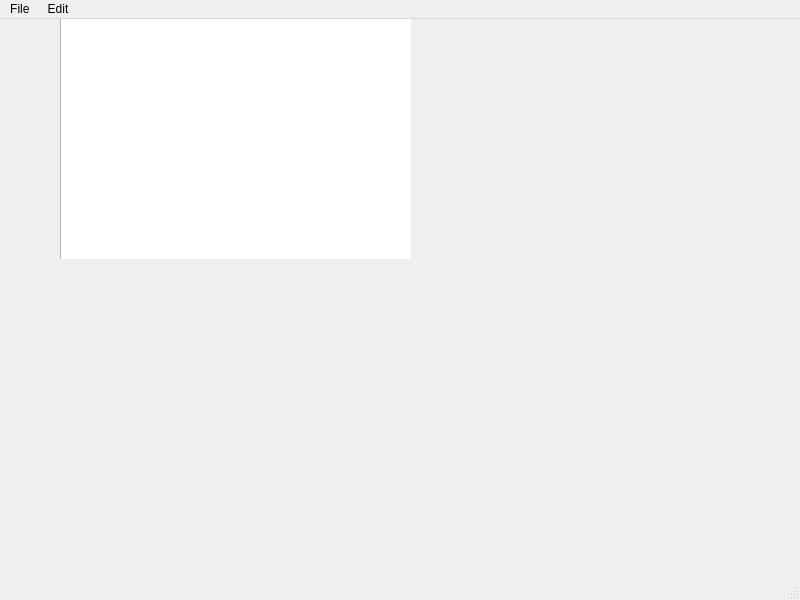
<?xml version="1.0" encoding="UTF-8"?>
<ui version="4.0">
 <class>MainWindow</class>
 <widget class="QMainWindow" name="MainWindow">
  <property name="geometry">
   <rect>
    <x>0</x>
    <y>0</y>
    <width>800</width>
    <height>600</height>
   </rect>
  </property>
  <property name="windowTitle">
   <string>MainWindow</string>
  </property>
  <widget class="QWidget" name="centralwidget">
   <widget class="QFrame" name="frame">
    <property name="geometry">
     <rect>
      <x>60</x>
      <y>-41</y>
      <width>351</width>
      <height>281</height>
     </rect>
    </property>
    <property name="frameShape">
     <enum>QFrame::StyledPanel</enum>
    </property>
    <property name="frameShadow">
     <enum>QFrame::Raised</enum>
    </property>
    <widget class="QWidget" name="widget" native="true">
     <property name="geometry">
      <rect>
       <x>-20</x>
       <y>30</y>
       <width>401</width>
       <height>301</height>
      </rect>
     </property>
     <widget class="QTextEdit" name="textEdit">
      <property name="geometry">
       <rect>
        <x>20</x>
        <y>10</y>
        <width>421</width>
        <height>291</height>
       </rect>
      </property>
     </widget>
    </widget>
   </widget>
  </widget>
  <widget class="QMenuBar" name="menubar">
   <property name="geometry">
    <rect>
     <x>0</x>
     <y>0</y>
     <width>800</width>
     <height>22</height>
    </rect>
   </property>
   <widget class="QMenu" name="menufile">
    <property name="title">
     <string>File </string>
    </property>
    <addaction name="actioncopy"/>
    <addaction name="actionOpen"/>
    <addaction name="separator"/>
    <addaction name="actionSave"/>
    <addaction name="actionSave_As"/>
    <addaction name="actionAbout_Me"/>
   </widget>
   <widget class="QMenu" name="menuEdit">
    <property name="title">
     <string>Edit</string>
    </property>
    <addaction name="actionCut"/>
    <addaction name="actionPaste"/>
    <addaction name="separator"/>
    <addaction name="actionUndo"/>
    <addaction name="actionRedo"/>
    <addaction name="actioncopy_2"/>
    <addaction name="actionSuperscript"/>
    <addaction name="actionSubscript"/>
   </widget>
   <addaction name="menufile"/>
   <addaction name="menuEdit"/>
  </widget>
  <widget class="QStatusBar" name="statusbar"/>
  <action name="actionOpen">
   <property name="text">
    <string>Open</string>
   </property>
  </action>
  <action name="actionType_Here">
   <property name="text">
    <string>Type Here</string>
   </property>
  </action>
  <action name="actionSave">
   <property name="text">
    <string>Save</string>
   </property>
  </action>
  <action name="actionSave_As">
   <property name="text">
    <string>Save As</string>
   </property>
  </action>
  <action name="actioncopy">
   <property name="text">
    <string>New</string>
   </property>
  </action>
  <action name="actionCut">
   <property name="text">
    <string>Cut</string>
   </property>
  </action>
  <action name="actionPaste">
   <property name="text">
    <string>Paste</string>
   </property>
  </action>
  <action name="actionUndo">
   <property name="text">
    <string>Undo</string>
   </property>
  </action>
  <action name="actionRedo">
   <property name="text">
    <string>Redo</string>
   </property>
  </action>
  <action name="actioncopy_2">
   <property name="text">
    <string>Copy</string>
   </property>
  </action>
  <action name="actionAbout_Me">
   <property name="text">
    <string>About Me</string>
   </property>
  </action>
  <action name="actionSuperscript">
   <property name="text">
    <string>Superscript</string>
   </property>
  </action>
  <action name="actionSubscript">
   <property name="text">
    <string>Subscript</string>
   </property>
  </action>
 </widget>
 <resources/>
 <connections/>
</ui>
